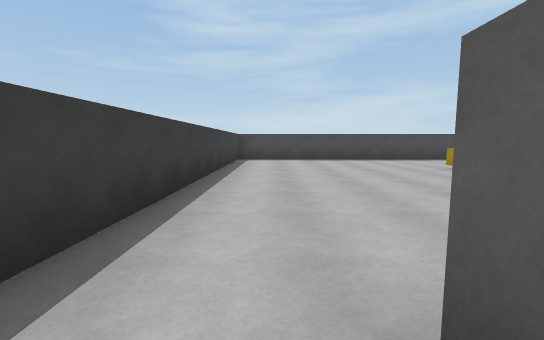
View 1 (above)

17 first-person views from a walk through a 3-D level made in the Unity game engine. The camera is 1.3 m above the floor, tilts 6° down and sees 90° across. The floor is counted in squares, 2 m on a side. Each view is taken from the middle of a square. On the plan, view 1 faces up. The plan holds only what a view shows up to about 9 squares ahead; the rest is blank. The player character is not drawn.

View 2
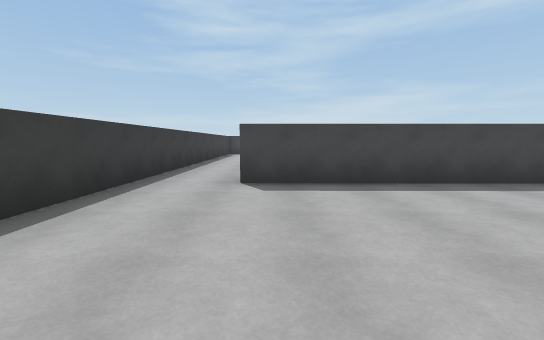

View 3
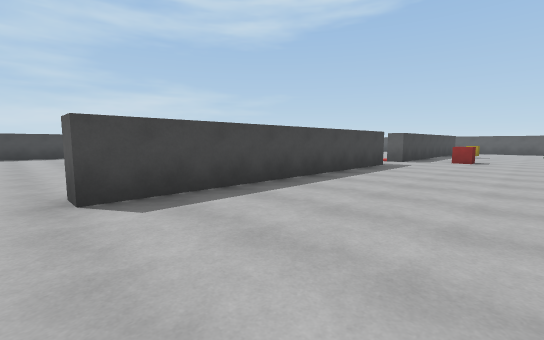

View 4
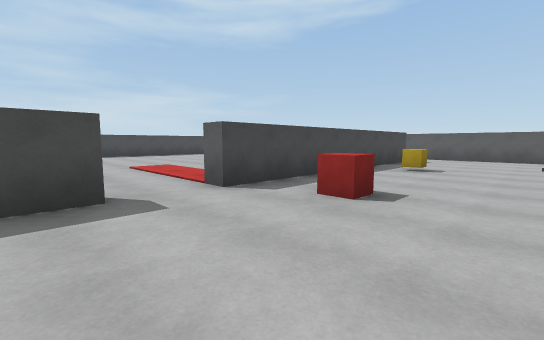

View 5
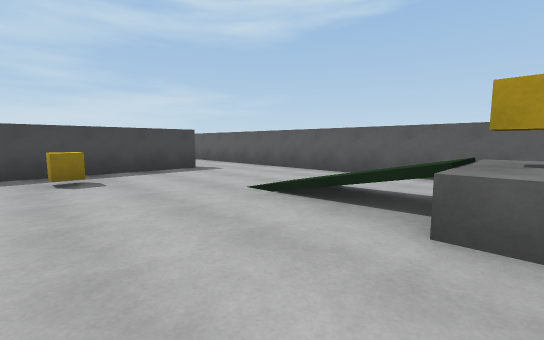

View 6
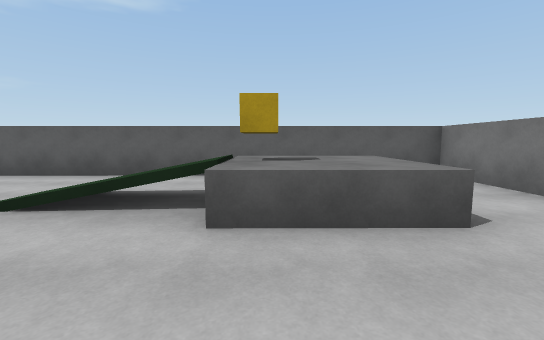

View 7
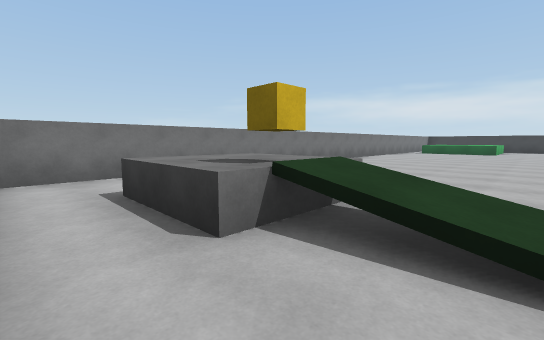

View 8
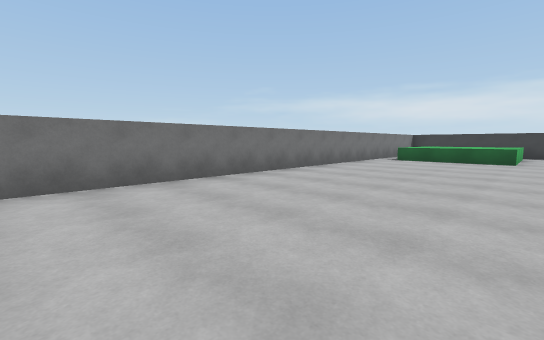

View 9
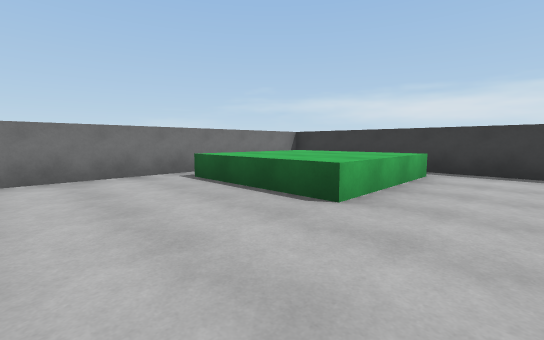

View 10
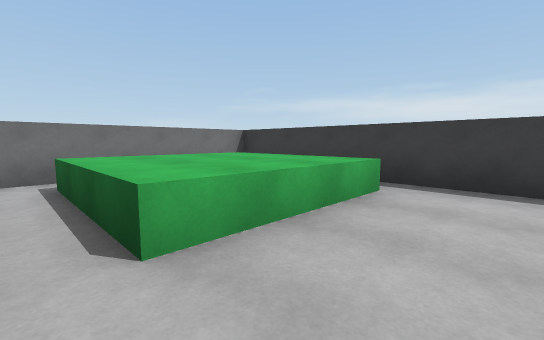

View 11
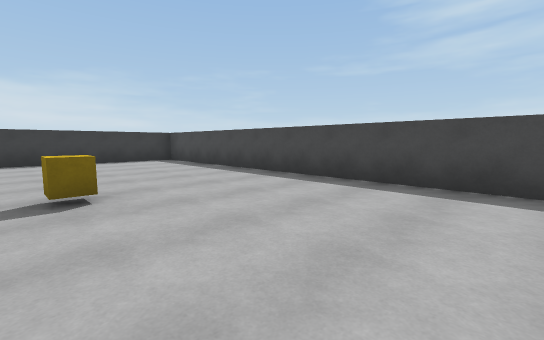

View 12
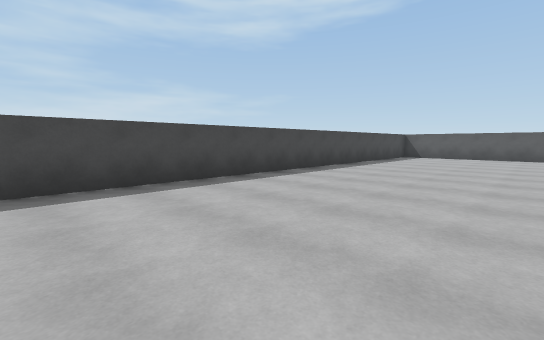

View 13
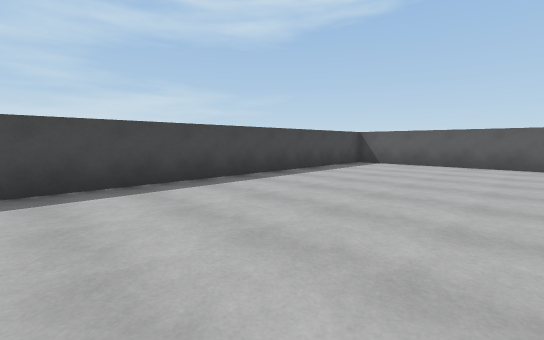

View 14
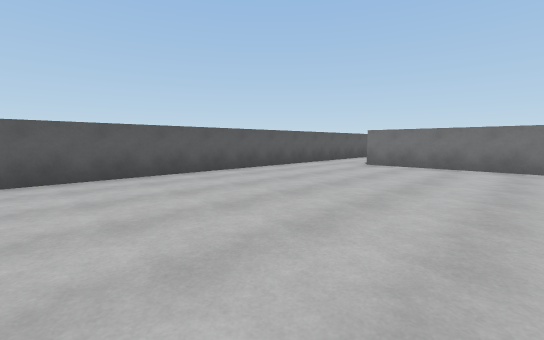

View 15
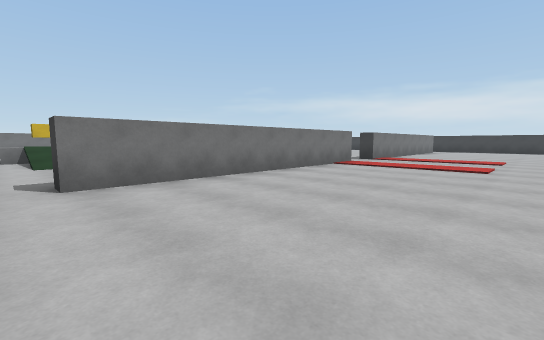

View 16
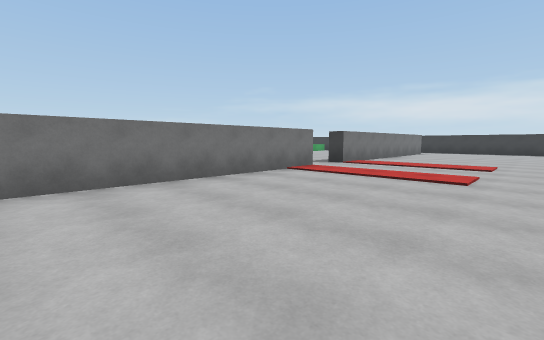

View 17
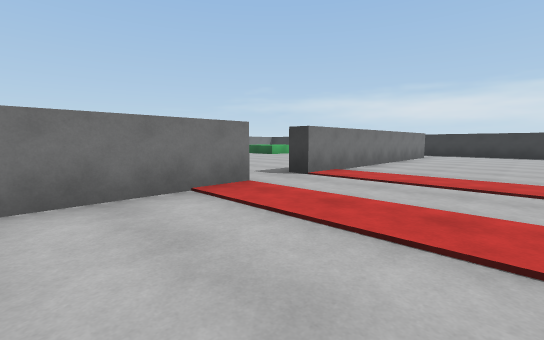

### Floor plan
Key: @ floor where view 1 was taken; # wall or solid block; . main floor; : floor 0.75 m higher than the main floor; / step, stairs or slope; = window, fence, low wall or low ledge; ^ raised ledge; O other object.
Columns run from 2 left of view 1 to 19 right of it. Each row starts with its distance up from view 1.
 11 ######################
 10 #....................#
  9 #....................#
  8 #....................#
  7 #......O.............#
  6 #....................#
  5 #....................#
  4 #....................#
  3 #....................#
  2 #....................#
  1 #....................#
  0 #.@#######..#######..#
 -1 #...........O...O....#
 -2 #....................#
 -3 #....................#
 -4 #................./..#
 -5 #................./..#
 -6 #.^^^............=O:.#
 -7 # ^^^.......... .=::.#
 -8 # ^^^.......... .....#
 -9 #   ...........   ...#
-10  #####################

Where each view was taken, in squares from view 1:
view 1: 0 up, 0 right, facing up
view 2: 4 down, 1 right, facing up
view 3: 3 down, 0 right, facing up-right
view 4: 3 down, 7 right, facing up-right
view 5: 6 down, 13 right, facing up-right
view 6: 6 down, 13 right, facing right
view 7: 4 down, 18 right, facing down-left
view 8: 5 down, 12 right, facing down-left
view 9: 4 down, 5 right, facing down-left
view 10: 4 down, 3 right, facing down-left
view 11: 6 up, 8 right, facing up-left
view 12: 6 up, 6 right, facing up-right
view 13: 6 up, 10 right, facing up-right
view 14: 8 up, 13 right, facing down-right
view 15: 5 up, 17 right, facing down-left
view 16: 5 up, 15 right, facing down-left
view 17: 4 up, 12 right, facing down-left
